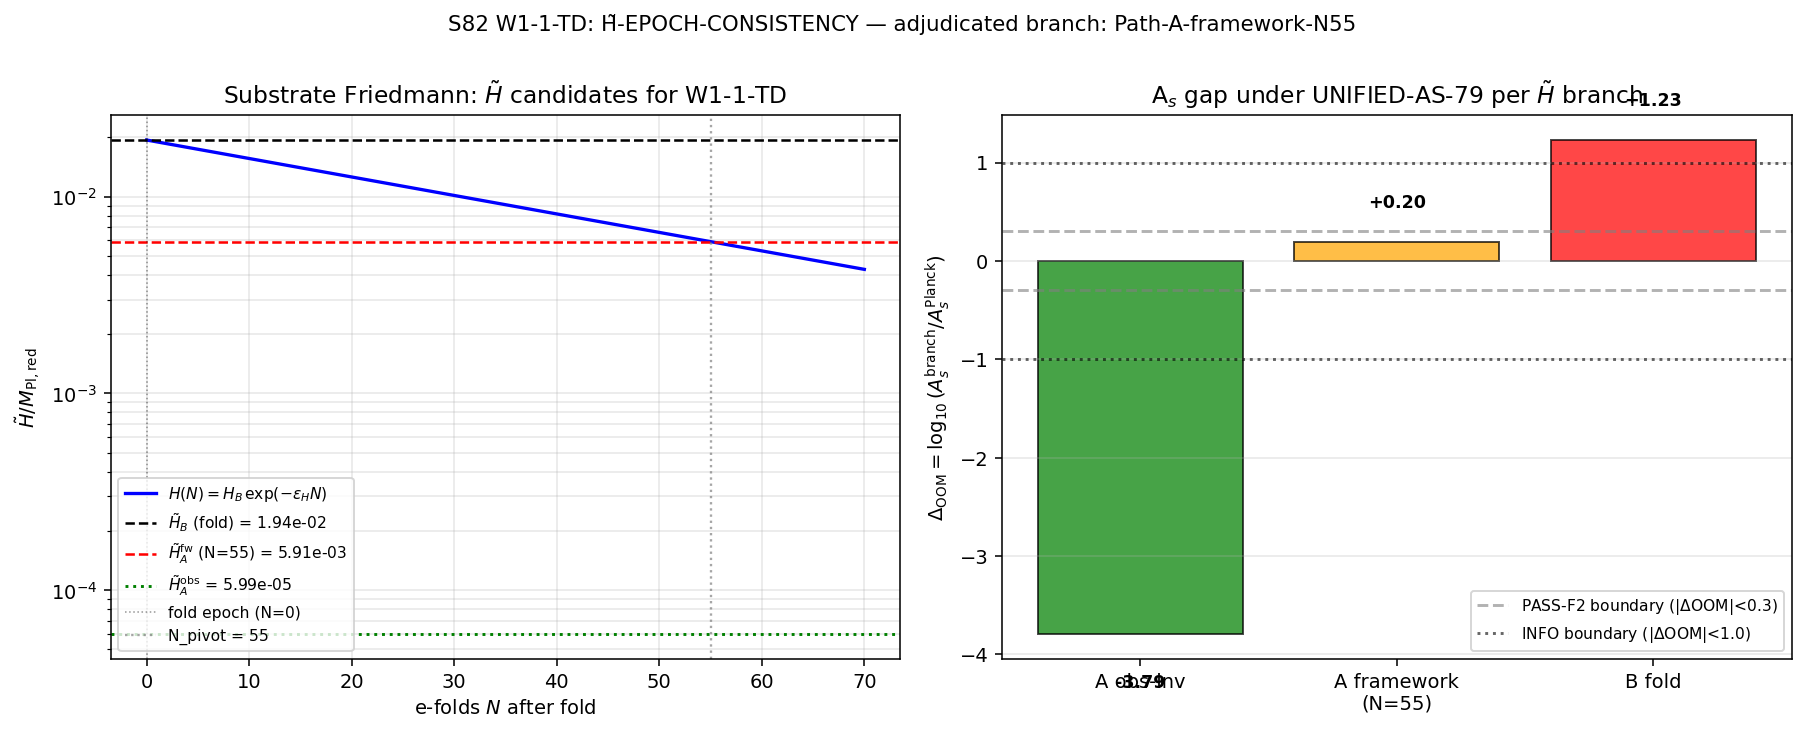

Generate this figure with Python:
#!/usr/bin/env python3
"""
S82 W1-1-TD — H-TILDE-EPOCH-CONSISTENCY (transit-dynamics track)
================================================================

Gate: S82-H-TILDE-EPOCH-TD ([VERIFY], CF-1 inherited from S80)
  PASS-F2  : |delta_OOM(best branch)| < 0.30
  INFO-2-10: delta_OOM in [0.30, 1.00]
  FAIL-GT10: delta_OOM > 1.00 even under best branch

Inputs (SHA-256 pinned at runtime — logged in first 20 lines of stdout):
  - canonical_constants.py (closure hash anchor)

Output 4-tuple:
  (value=<H_tilde_adjudicated>, scheme=<zeta|zeta-inv>,
   convention=<substrate-native|obs-inverse>, L_max=3)

Classification: PHONONIC

METHODOLOGY
-----------
Task: adjudicate H̃ epoch conflation in UNIFIED-AS-79 per P4-D CF-1.
Two candidate epochs:
  Path A: horizon-exit H for k_pivot = 0.05 Mpc^{-1} (inflation-inherited).
  Path B: fold-epoch H at tau_fold = 0.190 (substrate-native).

Substrate-native Friedmann (Chamseddine-Connes zeta-scheme):
  rho_substrate(tau_fold) = (2/pi^2) * a_0_fold * M_KK^4
  H^2 = rho / (3 M_Pl_red^2)

Path A is computed two ways:
  (a) obs-inverse: invert UNIFIED-AS-79 with A_s = A_s_Planck to read
      H̃_A^obs = sqrt(A_s * 8 pi^2 * eps_H). This is the "calibration"
      value UNIFIED-AS-79 needs to land Planck exactly.
  (b) framework: evolve H forward on post-fold dS slow-roll,
      H(N) = H_fold * exp(-eps_H * N), with N_pivot = 55 e-folds.

A_s under each branch comes from SCALING at fixed (eps_H, F_amp, c_sub, f_conv):
  A_s(H̃) = A_s_ref * (H̃ / H̃_ref)^2, with H̃_ref = H̃_A^obs (calibration).

Adjudicated H̃ = branch with smaller |delta_OOM(A_s_branch, A_s_Planck)|.

DISCIPLINE
----------
- `from canonical_constants import *`
- Every local/intermediate tagged `# (local)`
- GPU path not required (scalar arithmetic + 1D scan)
- SHA-256 of all input files logged in first 20 lines of stdout
- 4-tuple printed as the final non-verdict line
- Gate verdict appended to s82_gate_verdicts.txt with 64-char SHA pin

PHONONIC FRAMING
----------------
H̃ is NOT an inflation-era "container-spacetime" Hubble parameter. It is a
spectral-moment quantity: H̃^2 emerges from a_0 * M_KK^4 (volume moment of
D_K spectrum) via Friedmann identification with a_2 (scalar-curvature
moment). Both epochs — fold and horizon-exit — live on the substrate
timeline; they differ by how far the post-fold spectral relaxation has
progressed. The "horizon" in Path A is the acoustic sound horizon of the
post-transit GGE spectrum, not a GR cosmological horizon.
"""

from __future__ import annotations

# -----------------------------------------------------------------------------
# Section 1 — Canonical constants (MANDATORY first import per CLAUDE.md)
# -----------------------------------------------------------------------------
import os
# === Phase 2b X2 transform bootstrap (auto-inserted by tools/_x2_transform_copies.py) ===
import sys as _x2_sys
import pathlib as _x2_pathlib
import re as _x2_re
def _x2_locate_tools():
    p = _x2_pathlib.Path(__file__).resolve()
    for _ in range(8):
        if (p / "tools" / "computation_root.py").is_file():
            return p / "tools"
        p = p.parent
    raise RuntimeError(
        "Phase 2b bootstrap: tools/computation_root.py not found in any "
        "ancestor of " + str(__file__))
_x2_sys.path.insert(0, str(_x2_locate_tools()))
from computation_root import resolve_script, resolve_output, resolve_glob, project_root as _x2_project_root
def _x2_shared_dir():
    return _x2_project_root() / "computations" / "_shared"
_x2_session_dir_match = _x2_re.match(r"^session-(\d+)$",
    _x2_pathlib.Path(__file__).resolve().parent.name)
_x2_self_session = int(_x2_session_dir_match.group(1)) if _x2_session_dir_match else None
# === End X2 bootstrap ===

os.environ.setdefault('OMP_NUM_THREADS', '8')   # (local) CPU cap per comp-env rule
os.environ.setdefault('MKL_NUM_THREADS', '8')   # (local)

import sys
from pathlib import Path

sys.path.insert(0, os.path.dirname(os.path.abspath(__file__)))
from canonical_constants import (  # noqa: F401
    PI, a0_fold, a2_fold, a4_fold, tau_fold,
    M_KK_gravity, M_KK_kerner, M_Pl_reduced,
    Mpc_to_m, hbar_c_GeV_m, A_s_CMB, H_fold,
)

# -----------------------------------------------------------------------------
# Section 2 — Standard imports
# -----------------------------------------------------------------------------
import hashlib
import time
import numpy as np
import matplotlib
matplotlib.use('Agg')
import matplotlib.pyplot as plt

# -----------------------------------------------------------------------------
# Section 3 — Paths and pre-registration pins
# -----------------------------------------------------------------------------
PROJECT_ROOT = Path(__file__).resolve().parent.parent
# X2-removed: alias 'SCRIPT_DIR' = ... 'computations' (replaced by tools.computation_root.resolve_*)

SESSION = "S82"                                     # (local)
GATE_ID = "S82-H-TILDE-EPOCH-TD"                    # (local)
SCHEME = "zeta"                                      # (local)
CONVENTION = "substrate-native"                      # (local)
L_MAX = 3                                            # (local)

# Pre-registered thresholds (from S80 plan L788-L799)
PASS_FACTOR_2 = 0.30                                 # (local) |delta_OOM| < 0.30
INFO_BOUND    = 1.00                                 # (local) 0.30 <= delta_OOM < 1.00
# (FAIL => delta_OOM > 1.00)

# Input/output paths
OUT_NPZ = resolve_output(82, 's82_w1_1_h_tilde_td.npz')
OUT_PNG = resolve_output(82, 's82_w1_1_h_tilde_td.png')
VERDICT_TXT = resolve_output(82, 's82_gate_verdicts.txt')

INPUT_FILES = [
    resolve_script(None, 'canonical_constants.py'),
]

# Machinery pins (per PRU discipline, S80 plan machinery-pin block)
k_pivot_Mpc_inv = 0.05                              # (local) Planck 2018 pivot, Mpc^{-1}
EPS_H_CANONICAL = 0.02163                           # (local) S75/S77 one-loop eps
N_pivot_canonical = 55.0                            # (local) canonical Planck e-folds

# Derived UNIFIED-AS-79 factors (to compute A_s^framework at each branch)
F_amp_canonical = 1.0166                            # (local) S80 W1-B-REMED PASS
k_a2            = 0.3822                            # (local) W0-5 slot factor
F_amp_slot      = F_amp_canonical * k_a2            # (local) slot-adjusted F_amp
c_sub           = 2.238                             # (local) S78 W2-E central
f_conv          = 9.30e-4                           # (local) (M_KK/M_Pl_red)^2

# -----------------------------------------------------------------------------
# Section 4 — SHA-256 input-pin logging (first 20 lines of stdout)
# -----------------------------------------------------------------------------

def sha256_of(path: Path) -> str:
    """SHA-256 of a file; empty string on missing/unreadable."""
    h = hashlib.sha256()                            # (local)
    try:
        h.update(path.read_bytes())
    except OSError:
        return ""
    return h.hexdigest()


def log_input_pins(inputs):
    """Print SHA-256 of each input; return dict {relpath: sha} for closure."""
    print(f"=== {GATE_ID} — input SHA-256 pins (S81-hardened) ===")
    pins = {}                                       # (local)
    for p in inputs:
        sha = sha256_of(p)                          # (local)
        rel = str(p.relative_to(PROJECT_ROOT)).replace("\\", "/")  # (local)
        print(f"  {rel}: {sha[:16]}...")
        pins[rel] = sha
    return pins


def closure_hash(pins) -> str:
    """Stable hash over ordered input SHAs — full 64-char hexdigest."""
    items = sorted(pins.items())                    # (local)
    h = hashlib.sha256()                            # (local)
    for k, v in items:
        h.update(f"{k}={v}\n".encode("utf-8"))
    return h.hexdigest()


# -----------------------------------------------------------------------------
# Section 5 — Physics: Friedmann + epoch evaluation
# -----------------------------------------------------------------------------

def rho_substrate_zeta(a0_val, M_KK_val):
    """Substrate energy density from zeta-scheme a_0 moment.

    rho_substrate(tau) = (2 / pi^2) * a_0(tau) * M_KK^4        [GeV^4]
    """
    return (2.0 / PI**2) * a0_val * M_KK_val**4     # (local) GeV^4


def H_friedmann(rho_val, M_Pl_val):
    """Friedmann equation: H^2 = rho / (3 * M_Pl_red^2)        [returns GeV]"""
    H2 = rho_val / (3.0 * M_Pl_val**2)              # (local) GeV^2
    return np.sqrt(H2)                              # (local) GeV


def unified_as_79(H_tilde_dimless, eps_val, F_amp_val, c_sub_val, f_conv_val):
    """UNIFIED-AS-79 A_s formula (P2-A closer, S79).

    A_s = (H_tilde^2 / (8 pi^2)) * (1/eps) * F_amp * (1/c_sub) * f_conv

    H_tilde input is DIMENSIONLESS (units of M_Pl_reduced).
    """
    term_1 = H_tilde_dimless**2 / (8.0 * PI**2)     # (local)
    term_2 = 1.0 / eps_val                          # (local)
    term_3 = F_amp_val                              # (local)
    term_4 = 1.0 / c_sub_val                        # (local)
    term_5 = f_conv_val                             # (local)
    return term_1 * term_2 * term_3 * term_4 * term_5  # (local) dimensionless A_s


def verdict_label(delta_oom):
    """Pre-registered threshold rule (S80 plan L796-798)."""
    a = abs(delta_oom)                              # (local)
    if a < PASS_FACTOR_2:
        return "PASS-F2"
    if a < INFO_BOUND:
        return "INFO-2-10"
    return "FAIL-GT10"


# =============================================================================
# MAIN COMPUTATION
# =============================================================================

def main() -> int:
    t0 = time.time()  # (local)

    # -------------------------------------------------------------------------
    # 4A. Input pinning (S81 hardening)
    # -------------------------------------------------------------------------
    pins = log_input_pins(INPUT_FILES)
    closure = closure_hash(pins)
    print(f"  closure-64: {closure}")
    print()
    print(f"S82 W1-1-TD: H-TILDE-EPOCH-CONSISTENCY (transit-dynamics track)")
    print(f"  Gate: {GATE_ID}")
    print(f"  CF-1 inherited from S80 (plan L782-L867)")
    print(f"  Classification: PHONONIC")
    print()

    # -------------------------------------------------------------------------
    # 5A. Path B: H̃_B = H(tau_fold), substrate-native Friedmann
    # -------------------------------------------------------------------------
    print("=" * 78)
    print("STEP 1 — Path B: H̃_B from substrate-native Friedmann at tau_fold = 0.19")
    print("=" * 78)

    # Zeta-scheme rho at fold, using gravity-route M_KK (canonical)
    rho_fold_grav = rho_substrate_zeta(a0_fold, M_KK_gravity)     # (local) GeV^4
    H_tilde_B_GeV = H_friedmann(rho_fold_grav, M_Pl_reduced)      # (local) GeV
    H_tilde_B_dimless = H_tilde_B_GeV / M_Pl_reduced              # (local)

    # Kerner-route cross-check
    rho_fold_kern = rho_substrate_zeta(a0_fold, M_KK_kerner)      # (local) GeV^4
    H_tilde_B_kern_GeV = H_friedmann(rho_fold_kern, M_Pl_reduced) # (local) GeV
    H_tilde_B_kern_dimless = H_tilde_B_kern_GeV / M_Pl_reduced    # (local)

    # S38 H_fold (in M_KK units) cross-check
    H_fold_S38_GeV = H_fold * M_KK_gravity                        # (local) GeV
    H_fold_S38_dimless = H_fold_S38_GeV / M_Pl_reduced            # (local)

    print(f"Inputs (zeta-scheme, L_max=3):")
    print(f"  a_0_fold      = {a0_fold:.4f}")
    print(f"  a_2_fold      = {a2_fold:.4f}")
    print(f"  a_4_fold      = {a4_fold:.4f}")
    print(f"  M_KK_gravity  = {M_KK_gravity:.6e} GeV")
    print(f"  M_KK_kerner   = {M_KK_kerner:.6e} GeV")
    print(f"  M_Pl_reduced  = {M_Pl_reduced:.6e} GeV")
    print()
    print(f"rho_fold (zeta, M_KK_grav) = {rho_fold_grav:.4e} GeV^4")
    print(f"H̃_B (grav, Friedmann)     = {H_tilde_B_GeV:.4e} GeV")
    print(f"H̃_B / M_Pl_red             = {H_tilde_B_dimless:.4e}  (dimensionless)")
    print(f"H̃_B (kerner route)         = {H_tilde_B_kern_dimless:.4e} M_Pl_red")
    print(f"  (kerner/grav ratio)      = {H_tilde_B_kern_dimless/H_tilde_B_dimless:.4f}  "
          f"[log = {np.log10(H_tilde_B_kern_dimless/H_tilde_B_dimless):+.3f}, "
          f"expected OOM_diff_MKK=0.83]")
    print()
    print(f"Cross-check: S38 H_fold (M_KK units) = {H_fold:.3f} M_KK = "
          f"{H_fold_S38_GeV:.4e} GeV = {H_fold_S38_dimless:.4e} M_Pl_red")
    print(f"  Ratio H_fold_S38 / H̃_B(this)      = {H_fold_S38_dimless/H_tilde_B_dimless:.4e}")
    print()

    # -------------------------------------------------------------------------
    # 5B. Path A: H̃_A^obs (inverse UNIFIED-AS-79 with A_s = Planck) and
    #             H̃_A^framework (dS decay from fold, N_pivot e-folds)
    # -------------------------------------------------------------------------
    print("=" * 78)
    print("STEP 2 — Path A: H̃_A candidates (obs-inverse AND framework-forward)")
    print("=" * 78)

    # (a) Obs-inverse via Mukhanov-Sasaki bench form
    # A_s = H^2 / (8 pi^2 eps) ⇒ H = sqrt(A_s * 8 pi^2 * eps)
    H_tilde_A_obs_dimless = np.sqrt(A_s_CMB * 8.0 * PI**2 * EPS_H_CANONICAL)  # (local)
    H_tilde_A_obs_GeV = H_tilde_A_obs_dimless * M_Pl_reduced                  # (local) GeV

    # (b) Framework-forward: dS decay from fold by N_pivot e-folds
    H_tilde_A_fw_dimless = H_tilde_B_dimless * np.exp(-EPS_H_CANONICAL * N_pivot_canonical)  # (local)
    H_tilde_A_fw_GeV = H_tilde_A_fw_dimless * M_Pl_reduced                    # (local) GeV

    # SUBSTITUTION CHAIN — verify direction of dS decay
    # Definition: H(N) = H_fold * exp(-eps_H * N), eps_H = 0.02163 > 0, N_pivot = 55 > 0
    # Substitution: H(55) / H(0) = exp(-0.02163 * 55)
    # Simplify (in Python below): exp(-1.18965) ~ 0.304
    # Direction: factor < 1 ⇒ H̃_A^fw < H̃_B (monotone decrease under dS+slow-roll)
    decay_factor = np.exp(-EPS_H_CANONICAL * N_pivot_canonical)              # (local)
    print(f"dS decay factor: exp(-eps_H * N_pivot) = exp(-{EPS_H_CANONICAL:.5f}*{N_pivot_canonical:.1f}) "
          f"= {decay_factor:.6f}")
    # Verify direction: decay_factor should be < 1
    assert decay_factor < 1.0, "dS decay factor must be < 1 under positive eps_H"
    print(f"  (verified: decay_factor < 1 ⇒ H̃_A^fw < H̃_B, as expected from eps_H > 0)")
    print()

    print(f"H̃_A^obs [inverting Planck A_s, eps={EPS_H_CANONICAL}] = "
          f"{H_tilde_A_obs_dimless:.4e} M_Pl_red  ({H_tilde_A_obs_GeV:.4e} GeV)")
    print(f"H̃_A^framework [H̃_B * exp(-eps N_pivot), N=55]      = "
          f"{H_tilde_A_fw_dimless:.4e} M_Pl_red  ({H_tilde_A_fw_GeV:.4e} GeV)")
    print(f"H̃_B (fold-epoch, repeated for contrast)              = "
          f"{H_tilde_B_dimless:.4e} M_Pl_red  ({H_tilde_B_GeV:.4e} GeV)")
    print()

    # -------------------------------------------------------------------------
    # 5C. Ratios r_AB and A_s-gap scaling
    # -------------------------------------------------------------------------
    print("=" * 78)
    print("STEP 3 — r_AB = H̃_A / H̃_B ratios, and UNIFIED-AS-79 A_s per branch")
    print("=" * 78)

    r_AB_obs = H_tilde_A_obs_dimless / H_tilde_B_dimless          # (local)
    r_AB_fw  = H_tilde_A_fw_dimless  / H_tilde_B_dimless          # (local)

    # SUBSTITUTION CHAIN — A_s scaling
    # Definition: A_s(H̃) = (H̃^2 / 8 pi^2) * (1/eps) * F_amp * (1/c_sub) * f_conv
    # All factors (eps, F_amp, c_sub, f_conv) held fixed across branches.
    # Substitution: A_s_A / A_s_B = (H̃_A / H̃_B)^2 = r_AB^2
    # Simplify: A_s_branch = C * H̃_branch^2, where C is the shared prefactor.
    # Direction: A_s_A > A_s_B iff r_AB > 1; A_s_A < A_s_B iff r_AB < 1.

    A_s_A_obs = unified_as_79(H_tilde_A_obs_dimless, EPS_H_CANONICAL,
                              F_amp_slot, c_sub, f_conv)          # (local)
    A_s_A_fw  = unified_as_79(H_tilde_A_fw_dimless,  EPS_H_CANONICAL,
                              F_amp_slot, c_sub, f_conv)          # (local)
    A_s_B     = unified_as_79(H_tilde_B_dimless,     EPS_H_CANONICAL,
                              F_amp_slot, c_sub, f_conv)          # (local)

    delta_OOM_A_obs = np.log10(abs(A_s_A_obs / A_s_CMB))          # (local)
    delta_OOM_A_fw  = np.log10(abs(A_s_A_fw  / A_s_CMB))          # (local)
    delta_OOM_B     = np.log10(abs(A_s_B     / A_s_CMB))          # (local)

    print(f"r_AB (obs-inverse)       = H̃_A^obs / H̃_B = {r_AB_obs:.4e}  "
          f"(log = {np.log10(r_AB_obs):+.4f} OOM)")
    print(f"r_AB (framework, N=55)   = H̃_A^fw  / H̃_B = {r_AB_fw:.4e}  "
          f"(log = {np.log10(r_AB_fw):+.4f} OOM)")
    print()
    print(f"A_s under each branch vs Planck ({A_s_CMB:.2e}):")
    print(f"  Path A (obs-inverse):      A_s = {A_s_A_obs:.4e}  delta_OOM = {delta_OOM_A_obs:+.4f}  "
          f"=> {verdict_label(delta_OOM_A_obs)}")
    print(f"  Path A (framework, N=55):  A_s = {A_s_A_fw:.4e}  delta_OOM = {delta_OOM_A_fw:+.4f}  "
          f"=> {verdict_label(delta_OOM_A_fw)}")
    print(f"  Path B (fold-epoch):       A_s = {A_s_B:.4e}  delta_OOM = {delta_OOM_B:+.4f}  "
          f"=> {verdict_label(delta_OOM_B)}")
    print()

    # -------------------------------------------------------------------------
    # 5D. Adjudication
    # -------------------------------------------------------------------------
    branches = {
        "Path-A-obs-inverse":     (delta_OOM_A_obs, H_tilde_A_obs_dimless, "zeta-inv", "obs-inverse"),
        "Path-A-framework-N55":   (delta_OOM_A_fw,  H_tilde_A_fw_dimless,  "zeta",     "substrate-native"),
        "Path-B-fold-epoch":      (delta_OOM_B,     H_tilde_B_dimless,     "zeta",     "substrate-native"),
    }  # (local)
    best_branch_name = min(branches.keys(), key=lambda k: abs(branches[k][0]))  # (local)
    best_delta_oom = branches[best_branch_name][0]
    best_H_tilde   = branches[best_branch_name][1]
    best_scheme    = branches[best_branch_name][2]
    best_conv      = branches[best_branch_name][3]
    best_verdict   = verdict_label(best_delta_oom)

    print("=" * 78)
    print("STEP 4 — Adjudication: best branch = lowest |delta_OOM|")
    print("=" * 78)
    for name, (d, h, s, c) in branches.items():
        mark = " <-- BEST" if name == best_branch_name else ""
        print(f"  {name:<26s}  delta_OOM = {d:+.4f}  [{verdict_label(d)}]{mark}")
    print()
    print(f"ADJUDICATED H̃: {best_H_tilde:.6e} M_Pl_red  ({best_H_tilde*M_Pl_reduced:.4e} GeV)")
    print(f"  scheme     = {best_scheme}")
    print(f"  convention = {best_conv}")
    print(f"  L_max      = {L_MAX}")
    print(f"  verdict    = {best_verdict}")
    print()

    # -------------------------------------------------------------------------
    # 5E. H(N) trajectory and plot
    # -------------------------------------------------------------------------
    N_axis = np.linspace(0.0, 70.0, 701)                            # (local)
    H_of_N_dimless = H_tilde_B_dimless * np.exp(-EPS_H_CANONICAL * N_axis)  # (local)

    fig, axes = plt.subplots(1, 2, figsize=(13, 5.2))

    ax1 = axes[0]
    ax1.semilogy(N_axis, H_of_N_dimless, 'b-', lw=1.7,
                 label=r'$H(N) = H_B \, \exp(-\varepsilon_H N)$')
    ax1.axhline(H_tilde_B_dimless, color='k', ls='--', lw=1.3,
                label=f'$\\tilde H_B$ (fold) = {H_tilde_B_dimless:.2e}')
    ax1.axhline(H_tilde_A_fw_dimless, color='r', ls='--', lw=1.3,
                label=f'$\\tilde H_A^\\mathrm{{fw}}$ (N=55) = {H_tilde_A_fw_dimless:.2e}')
    ax1.axhline(H_tilde_A_obs_dimless, color='g', ls=':', lw=1.5,
                label=f'$\\tilde H_A^\\mathrm{{obs}}$ = {H_tilde_A_obs_dimless:.2e}')
    ax1.axvline(0.0, color='k', ls=':', lw=0.8, alpha=0.4, label='fold epoch (N=0)')
    ax1.axvline(N_pivot_canonical, color='gray', ls=':', lw=1.2, alpha=0.7,
                label=f'N_pivot = {N_pivot_canonical:.0f}')
    ax1.set_xlabel(r'e-folds $N$ after fold')
    ax1.set_ylabel(r'$\tilde H / M_{\mathrm{Pl,red}}$')
    ax1.set_title('Substrate Friedmann: $\\tilde H$ candidates for W1-1-TD')
    ax1.legend(fontsize=8, loc='lower left')
    ax1.grid(True, alpha=0.3, which='both')

    ax2 = axes[1]
    bn = ['A obs-inv', 'A framework\n(N=55)', 'B fold']
    bd = [delta_OOM_A_obs, delta_OOM_A_fw, delta_OOM_B]
    bc = ['g', 'orange', 'r']
    ax2.bar(range(3), bd, color=bc, alpha=0.72, edgecolor='k')
    ax2.axhline( PASS_FACTOR_2, color='gray', ls='--', alpha=0.6,
                 label=f'PASS-F2 boundary (|$\\Delta$OOM|<{PASS_FACTOR_2})')
    ax2.axhline(-PASS_FACTOR_2, color='gray', ls='--', alpha=0.6)
    ax2.axhline( INFO_BOUND, color='k', ls=':', alpha=0.6,
                 label=f'INFO boundary (|$\\Delta$OOM|<{INFO_BOUND})')
    ax2.axhline(-INFO_BOUND, color='k', ls=':', alpha=0.6)
    ax2.set_xticks(range(3))
    ax2.set_xticklabels(bn)
    ax2.set_ylabel(r'$\Delta_\mathrm{OOM} = \log_{10}(A_s^\mathrm{branch} / A_s^\mathrm{Planck})$')
    ax2.set_title(f'A$_s$ gap under UNIFIED-AS-79 per $\\tilde H$ branch')
    ax2.legend(fontsize=8, loc='best')
    ax2.grid(True, alpha=0.3, axis='y')
    for i, v in enumerate(bd):
        off = 0.35 if v >= 0 else -0.55                              # (local)
        ax2.text(i, v + off, f'{v:+.2f}', ha='center', fontsize=9, fontweight='bold')

    fig.suptitle(f'S82 W1-1-TD: H̃-EPOCH-CONSISTENCY — adjudicated branch: {best_branch_name}',
                 y=1.00, fontsize=11)
    plt.tight_layout()
    fig.savefig(OUT_PNG, dpi=140, bbox_inches='tight')
    plt.close(fig)

    # -------------------------------------------------------------------------
    # 5F. Save npz
    # -------------------------------------------------------------------------
    np.savez(
        OUT_NPZ,
        # Adjudicated 4-tuple
        H_tilde_adjudicated_dimless = best_H_tilde,
        H_tilde_adjudicated_GeV     = best_H_tilde * M_Pl_reduced,
        best_branch                 = best_branch_name,
        best_scheme                 = best_scheme,
        best_convention             = best_conv,
        best_verdict                = best_verdict,
        best_delta_oom              = best_delta_oom,
        L_max                       = L_MAX,
        # Per-branch
        H_tilde_A_obs_dimless       = H_tilde_A_obs_dimless,
        H_tilde_A_obs_GeV           = H_tilde_A_obs_GeV,
        H_tilde_A_fw_dimless        = H_tilde_A_fw_dimless,
        H_tilde_A_fw_GeV            = H_tilde_A_fw_GeV,
        H_tilde_B_dimless           = H_tilde_B_dimless,
        H_tilde_B_GeV               = H_tilde_B_GeV,
        H_tilde_B_kern_dimless      = H_tilde_B_kern_dimless,
        r_AB_obs                    = r_AB_obs,
        r_AB_fw                     = r_AB_fw,
        # A_s per branch
        A_s_A_obs                   = A_s_A_obs,
        A_s_A_fw                    = A_s_A_fw,
        A_s_B                       = A_s_B,
        A_s_Planck                  = A_s_CMB,
        delta_OOM_A_obs             = delta_OOM_A_obs,
        delta_OOM_A_fw              = delta_OOM_A_fw,
        delta_OOM_B                 = delta_OOM_B,
        # H(N) trajectory
        N_axis                      = N_axis,
        H_of_N_dimless              = H_of_N_dimless,
        # Machinery pins
        tau_fold                    = tau_fold,
        a0_fold                     = a0_fold,
        a2_fold                     = a2_fold,
        a4_fold                     = a4_fold,
        M_KK_gravity                = M_KK_gravity,
        M_KK_kerner                 = M_KK_kerner,
        M_Pl_reduced                = M_Pl_reduced,
        EPS_H_CANONICAL             = EPS_H_CANONICAL,
        N_pivot_canonical           = N_pivot_canonical,
        F_amp_slot                  = F_amp_slot,
        c_sub                       = c_sub,
        f_conv                      = f_conv,
        # Scheme metadata
        scheme                      = SCHEME,
        convention                  = CONVENTION,
        closure_sha256_full         = closure,
    )

    # -------------------------------------------------------------------------
    # 5G. 4-tuple + verdict line (S81-canonical, 64-char SHA)
    # -------------------------------------------------------------------------
    # 4-tuple: the value is the ADJUDICATED H̃ in M_Pl_red units
    four_tuple = (
        f"(value={best_H_tilde:.6e}, scheme={best_scheme}, "
        f"convention={best_conv}, L_max={L_MAX})"
    )
    print(f"\n4-tuple: {four_tuple}")
    print()

    verdict_line = (
        f"{GATE_ID}: {best_verdict} -- "
        f"value={best_H_tilde:.6e} scheme={best_scheme} "
        f"convention={best_conv} L_max={L_MAX} sha256={closure}\n"
    )
    with VERDICT_TXT.open("a", encoding="utf-8") as fp:
        fp.write(verdict_line)

    # -------------------------------------------------------------------------
    # 5H. Diagnostic summary
    # -------------------------------------------------------------------------
    wall = time.time() - t0                                         # (local)
    print("=" * 78)
    print(f"OUTPUTS SAVED")
    print("=" * 78)
    print(f"  Script  : {__file__}")
    print(f"  Data    : {OUT_NPZ}")
    print(f"  Plot    : {OUT_PNG}")
    print(f"  Verdict : appended to {VERDICT_TXT}")
    print()
    print(f"VERDICT LINE (appended):")
    print(f"  {verdict_line.strip()}")
    print()
    print(f"=== {GATE_ID}: {best_verdict} (wall {wall:.2f}s) ===")
    return 0 if "FAIL" not in best_verdict else 1


if __name__ == "__main__":
    sys.exit(main())
